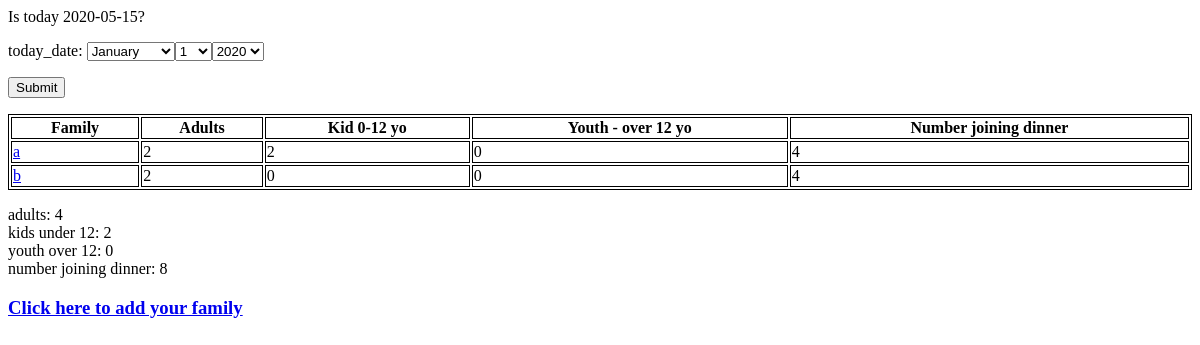
The app's page /, older data.
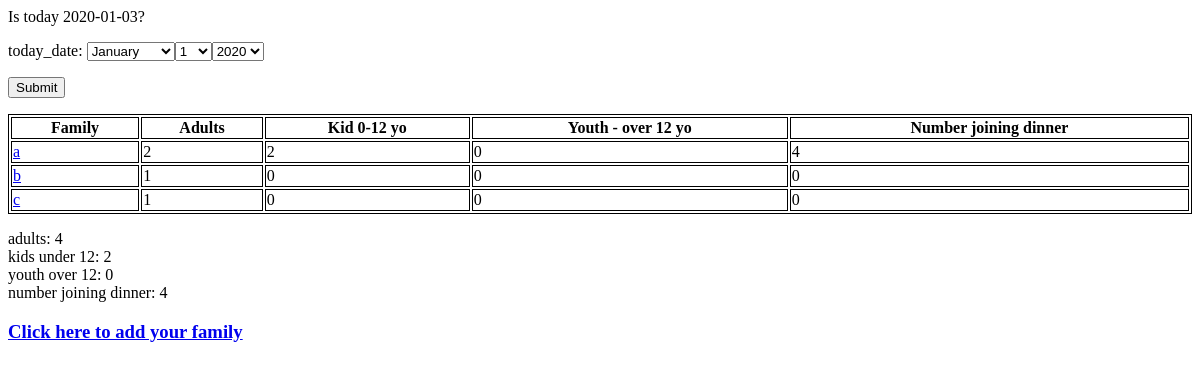
The same page, newer data.
### attendFellowship/models.py (models this page shows, shortened)
class MeetingDate(models.Model):
    submission_date = models.DateField(unique=True)
    family = models.ManyToManyField(Family)
    def __str__(self):
        return self.submission_date.strftime('%Y-%m-%d')

class Family(models.Model):
    name = models.CharField(max_length=100, unique=True)
    nAdults = models.IntegerField(default=0)
    nUnder12 = models.IntegerField(default=0)
    nAbove12 = models.IntegerField(default=0)
    nMeals = models.IntegerField(default=0)

### attendFellowship/views.py (the view)
# urls.py: url(r'^$', views.home, name='home'),
def home(request):
    try:
        max_date = MeetingDate.objects.latest('submission_date')
    except:
        max_date = "awaiting data"
    families = Family.objects.all()
    adult_sum = Family.objects.aggregate(Sum('nAdults'))
    kids_under12_sum = Family.objects.aggregate(Sum('nUnder12'))
    youth_over12_sum = Family.objects.aggregate(Sum('nAbove12'))
    joining_dinner_sum = Family.objects.aggregate(Sum('nMeals'))
    print(dir(adult_sum))
    if request.method == 'POST':
        MeetingDate.objects.all().delete()
        form = TodayDateForm(request.POST)
        if form.is_valid():
            form.save()
            return redirect("/")
    context = {}
    context['max_date'] = max_date
    context['form'] = TodayDateForm()
    context['families'] = families
    context['adult_sum'] = adult_sum['nAdults__sum']
    context['kids_under12_sum'] = kids_under12_sum['nUnder12__sum']
    context['youth_over12_sum'] = youth_over12_sum['nAbove12__sum']
    context['joining_dinner_sum'] = joining_dinner_sum['nMeals__sum']
    return render(request, 'home.html', context)

### attendFellowship/forms.py
class TodayDateForm(forms.ModelForm):
    submission_date = forms.DateField(widget=forms.SelectDateWidget(), label="today_date")
    class Meta:
        model = MeetingDate
        fields = {'submission_date'}

### attendFellowship/templates/home.html
{% extends "base.html" %}
{% block content %}
<p>Is today {{ max_date }}?</p>
<form action="" method="POST">{% csrf_token %}
  {{ form.as_p }}
  <input type="submit" value="Submit">
</form>
<table style="width:100%">
  <tr>
    <th>Family</th>
    <th>Adults</th>
    <th>Kid 0-12 yo</th>
    <th>Youth - over 12 yo</th>
    <th>Number joining dinner</th>
  </tr>
  {% for family in families %}
  <tr>
    <td> <a href="{% url 'show_up' family.name%}">{{ family.name }}</a></td>
    <td>{{ family.nAdults }}</td>
    <td>{{ family.nUnder12 }}</td>
    <td>{{ family.nAbove12 }}</td>
    <td>{{ family.nMeals }}</td>
  </tr>
  {% endfor %}
</table>
<p>adults: {{ adult_sum }} <br> kids under 12: {{ kids_under12_sum }} <br>youth over 12: {{ youth_over12_sum }} <br>number joining dinner: {{ joining_dinner_sum }} </p>
<a href="{% url 'new_family' %}">
  <h3>Click here to add your family<h3>
</a>
{% endblock %}

Row changes from the older to the newer data that the page shows:
removed MeetingDate: submission_date "2020-05-15"
removed Family: name "b", nAdults "2", nUnder12 "0", nAbove12 "0", nMeals "4"
added MeetingDate: submission_date "2020-01-03"
added Family: name "b", nAdults "1", nUnder12 "0", nAbove12 "0", nMeals "0"
added Family: name "c", nAdults "1", nUnder12 "0", nAbove12 "0", nMeals "0"
Text that changed along with them:
{{ joining_dinner_sum }}: "8" → "4"
